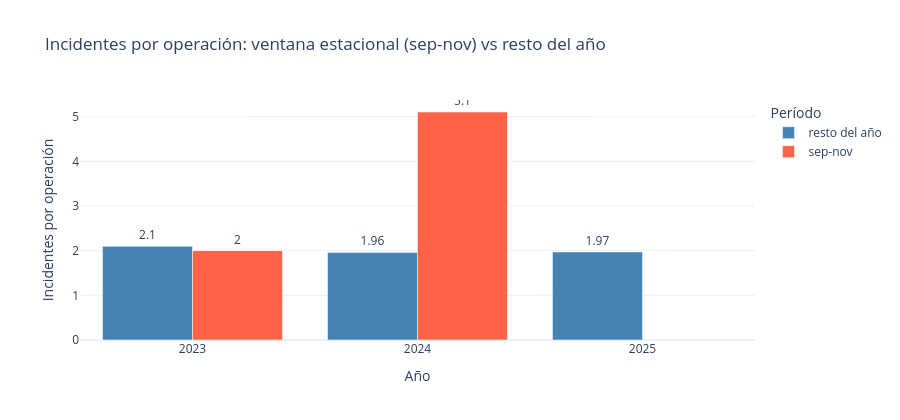
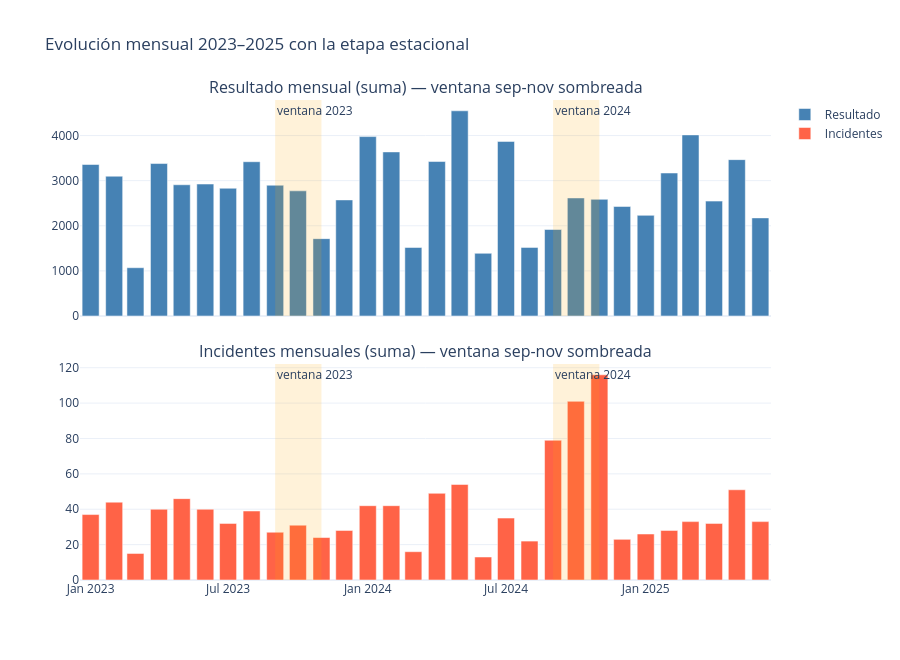

The notebook cell these images were saved under, in order:
### Markdown cell above
### <font color="#e391e3">Actividades 2 y 3 — ¿Qué conclusiones siguen siendo válidas y cuáles deben modificarse?</font>
<font color="#adc261">**Método:**</font> separar el efecto estacional del deterioro real con tres comparaciones:

1. <font color="#91b9e3">**Ventana sep–nov vs resto del año** (mismo año): si la ventana es estacional, se espera un comportamiento distinto al resto del año.</font>
2. <font color="#91b9e3">**Ventana sep–nov entre años (2023 vs 2024)**: si el patrón es *solo* estacional, la ventana debería comportarse **igual todos los años**. Si 2024 es peor que 2023 en la misma ventana, hay un agravamiento real que la estacionalidad no explica.</font>
3. <font color="#91b9e3">**Resto del año 2024 vs resto del año 2023**: si el deterioro fuera general, debería verse también fuera de la ventana.</font>
> <font color="#a091e3">**Limitación:** el dataset termina el 25/06/2025, por lo que no existe la ventana sep–nov 2025; la única comparación interanual posible de la ventana es contra **sep–nov 2023**.</font>

### Code cell
# ── Evidencia de la ventana estacional (Actividades 1–3) ──────────

def resumen_grupo(x, nombre):
    return pd.Series({
        "Grupo": nombre,
        "n": len(x),
        "Resultado total": round(x["Resultado"].sum(), 1),
        "Resultado prom.": round(x["Resultado"].mean(), 1),
        "Incidentes": int(x["Incidentes"].sum()),
        "Inc. por operación": round(x["Incidentes"].mean(), 2),
        "Eficiencia (Res/Hora)": round(x["Eficiencia_Hora"].mean(), 3),
        "Cumplimiento": round(x["Cumplimiento"].mean(), 3),
        "Calidad": round(x["Calidad"].mean(), 1),
    })

filas = []
for anio in sorted(datos["Año"].unique()):
    a = datos[datos["Año"] == anio]
    filas.append(resumen_grupo(a, f"{anio} — total"))
    v = a[a["Ventana"]]
    if len(v):
        filas.append(resumen_grupo(v, f"{anio} — sep-nov"))
    r = a[~a["Ventana"]]
    if len(r):
        filas.append(resumen_grupo(r, f"{anio} — resto"))

tabla_evidencia = pd.DataFrame(filas)
print("═" * 100)
print("TABLA 1 — Resumen por año, ventana sep-nov y resto del año")
print("═" * 100)
print(tabla_evidencia.to_string(index=False))

# Comparativa interanual de la ventana
v23 = datos[(datos["Año"] == 2023) & datos["Ventana"]]
v24 = datos[(datos["Año"] == 2024) & datos["Ventana"]]
comparativa = pd.DataFrame({
    "Indicador": ["n (operaciones)", "Resultado total", "Resultado prom.", "Incidentes",
                  "Inc. por operación", "Eficiencia (Res/Hora)", "Cumplimiento", "Calidad"],
    "sep-nov 2023": [len(v23), round(v23.Resultado.sum(), 1), round(v23.Resultado.mean(), 1),
                     int(v23.Incidentes.sum()), round(v23.Incidentes.mean(), 2),
                     round(v23.Eficiencia_Hora.mean(), 3), round(v23.Cumplimiento.mean(), 3),
                     round(v23.Calidad.mean(), 1)],
    "sep-nov 2024": [len(v24), round(v24.Resultado.sum(), 1), round(v24.Resultado.mean(), 1),
                     int(v24.Incidentes.sum()), round(v24.Incidentes.mean(), 2),
                     round(v24.Eficiencia_Hora.mean(), 3), round(v24.Cumplimiento.mean(), 3),
                     round(v24.Calidad.mean(), 1)],
})
print()
print("═" * 100)
print("TABLA 2 — Comparativa interanual de la ventana estacional (sep-nov)")
print("═" * 100)
print(comparativa.to_string(index=False))

# Detalle mensual de la ventana
detalle = datos[datos["Ventana"]].groupby(["Año", "Mes"]).agg(
    n=("ID", "count"),
    resultado=("Resultado", "sum"),
    incidentes=("Incidentes", "sum"),
    inc_por_op=("Incidentes", "mean"),
    eficiencia=("Eficiencia_Hora", "mean"),
).round(2)
print()
print("═" * 100)
print("TABLA 3 — Detalle mensual de la ventana (septiembre, octubre, noviembre)")
print("═" * 100)
print(detalle.to_string())

# Peso de la ventana dentro de cada año
print()
print("═" * 100)
print("Peso de la ventana sep-nov dentro de cada año")
print("═" * 100)
for anio in [2023, 2024]:
    a = datos[datos["Año"] == anio]
    v = a[a["Ventana"]]
    print(f"{anio}: ventana = {len(v)}/{len(a)} operaciones ({len(v) / len(a) * 100:.0f}%) | "
          f"incidentes {v.Incidentes.sum()}/{a.Incidentes.sum()} ({v.Incidentes.sum() / a.Incidentes.sum() * 100:.0f}%) | "
          f"resultado {v.Resultado.sum() / a.Resultado.sum() * 100:.0f}% del total anual")

# Incidentes por operación por mes en 2024 (¿el pico se contiene en sep-nov?)
incop_2024 = datos[datos["Año"] == 2024].groupby("Mes")["Incidentes"].mean().round(2)
print()
print("═" * 100)
print("2024 — incidentes por operación por mes (¿el pico se contiene en sep–nov?)")
print("═" * 100)
print(incop_2024.to_string())

# Ventana por Unidad y Región
print()
print("═" * 100)
print("Ventana sep-nov por Unidad (2023 vs 2024)")
print("═" * 100)
print(datos[datos["Ventana"]].groupby(["Año", "Unidad"]).agg(
    n=("ID", "count"), incidentes=("Incidentes", "sum"), inc_por_op=("Incidentes", "mean")
).round(2).to_string())
print()
print("Ventana sep-nov por Región (2023 vs 2024)")
print(datos[datos["Ventana"]].groupby(["Año", "Region"]).agg(
    n=("ID", "count"), incidentes=("Incidentes", "sum"), inc_por_op=("Incidentes", "mean")
).round(2).to_string())

# Estabilidad de las relaciones dentro de la ventana
c_ventana = datos[datos["Ventana"]][["Actividad", "Resultado", "Incidentes", "Calidad"]].corr()
print()
print("═" * 100)
print("Correlaciones dentro de la ventana estacional (todos los años)")
print("═" * 100)
print("r(Actividad, Resultado):", round(c_ventana.loc["Actividad", "Resultado"], 2))
print("r(Incidentes, Resultado):", round(c_ventana.loc["Incidentes", "Resultado"], 2))

# ── Gráficos ───────────────────────────────────────────────────────
# 1) Incidentes por operación: ventana vs resto del año
inc_por_grupo = datos.groupby(["Año", "Ventana"])["Incidentes"].mean().reset_index()
inc_por_grupo["Etiqueta"] = np.where(inc_por_grupo["Ventana"], "sep-nov", "resto del año")

fig1 = px.bar(
    inc_por_grupo, x="Año", y="Incidentes", color="Etiqueta", barmode="group",
    labels={"Año": "Año", "Incidentes": "Incidentes por operación", "Etiqueta": "Período"},
    title="Incidentes por operación: ventana estacional (sep-nov) vs resto del año",
    color_discrete_map={"sep-nov": "tomato", "resto del año": "steelblue"},
    text=inc_por_grupo["Incidentes"].round(2),
)
fig1.update_traces(textposition="outside")
fig1.update_layout(height=420)
fig1.show()

# 2) Resultado e incidentes mensuales con la ventana estacional sombreada
mensual = datos.groupby(datos["Fecha"].dt.to_period("M")).agg(
    resultado=("Resultado", "sum"), incidentes=("Incidentes", "sum")
)
mensual.index = mensual.index.astype(str)

fig2 = make_subplots(rows=2, cols=1, shared_xaxes=True,
                     subplot_titles=("Resultado mensual (suma) — ventana sep-nov sombreada",
                                     "Incidentes mensuales (suma) — ventana sep-nov sombreada"),
                     vertical_spacing=0.10)
fig2.add_trace(go.Bar(x=mensual.index, y=mensual["resultado"], name="Resultado",
                      marker_color="steelblue"), row=1, col=1)
fig2.add_trace(go.Bar(x=mensual.index, y=mensual["incidentes"], name="Incidentes",
                      marker_color="tomato"), row=2, col=1)
for anio in [2023, 2024]:
    fig2.add_vrect(x0=f"{anio}-09", x1=f"{anio}-11", fillcolor="orange", opacity=0.15,
                   line_width=0, annotation_text=f"ventana {anio}",
                   annotation_position="top left", row="all")
fig2.update_layout(height=660, title="Evolución mensual 2023–2025 con la etapa estacional")
fig2.show()

### Figure 1 — Plotly figure (JSON) as saved in the notebook; plotly's stock layout.template omitted (floating-point values rounded to 4 significant figures)
{"data": [{"alignmentgroup": "True", "hovertemplate": "Período=resto del año<br>Año=%{x}<br>Incidentes por operación=%{y}<br>text=%{text}<extra></extra>", "legendgroup": "resto del año", "marker": {"color": "steelblue", "pattern": {"shape": ""}}, "name": "resto del año", "offsetgroup": "resto del año", "orientation": "v", "showlegend": true, "text": [2.1, 1.96, 1.97], "textposition": "outside", "type": "bar", "x": [2023, 2024, 2025], "xaxis": "x", "y": [2.098, 1.96, 1.971], "yaxis": "y"}, {"alignmentgroup": "True", "hovertemplate": "Período=sep-nov<br>Año=%{x}<br>Incidentes por operación=%{y}<br>text=%{text}<extra></extra>", "legendgroup": "sep-nov", "marker": {"color": "tomato", "pattern": {"shape": ""}}, "name": "sep-nov", "offsetgroup": "sep-nov", "orientation": "v", "showlegend": true, "text": [2.0, 5.1], "textposition": "outside", "type": "bar", "x": [2023, 2024], "xaxis": "x", "y": [2.0, 5.103], "yaxis": "y"}], "layout": {"barmode": "group", "height": 420, "legend": {"title": {"text": "Período"}, "tracegroupgap": 0}, "title": {"text": "Incidentes por operación: ventana estacional (sep-nov) vs resto del año"}, "xaxis": {"anchor": "y", "domain": [0, 1], "title": {"text": "Año"}}, "yaxis": {"anchor": "x", "domain": [0, 1], "title": {"text": "Incidentes por operación"}}}}

### Figure 2 — Plotly figure (JSON) as saved in the notebook; plotly's stock layout.template omitted (floating-point values rounded to 4 significant figures)
{"data": [{"marker": {"color": "steelblue"}, "name": "Resultado", "type": "bar", "x": ["2023-01", "2023-02", "2023-03", "2023-04", "2023-05", "2023-06", "2023-07", "2023-08", "2023-09", "2023-10", "2023-11", "2023-12", "2024-01", "2024-02", "2024-03", "2024-04", "2024-05", "2024-06", "2024-07", "2024-08", "2024-09", "2024-10", "2024-11", "2024-12", "2025-01", "2025-02", "2025-03", "2025-04", "2025-05", "2025-06"], "xaxis": "x", "y": [3358.0, 3098.0, 1070.0, 3379.0, 2909.0, 2925.0, 2832.0, 3419.0, 2898.0, 2774.0, 1715.0, 2573.0, 3976.0, 3637.0, 1519.0, 3424.0, 4548.0, 1389.0, 3869.0, 1521.0, 1917.0, 2616.0, 2586.0, 2428.0, 2230.0, 3169.0, 4014.0, 2546.0, 3466.0, 2175.0], "yaxis": "y"}, {"marker": {"color": "tomato"}, "name": "Incidentes", "type": "bar", "x": ["2023-01", "2023-02", "2023-03", "2023-04", "2023-05", "2023-06", "2023-07", "2023-08", "2023-09", "2023-10", "2023-11", "2023-12", "2024-01", "2024-02", "2024-03", "2024-04", "2024-05", "2024-06", "2024-07", "2024-08", "2024-09", "2024-10", "2024-11", "2024-12", "2025-01", "2025-02", "2025-03", "2025-04", "2025-05", "2025-06"], "xaxis": "x2", "y": [37, 44, 15, 40, 46, 40, 32, 39, 27, 31, 24, 28, 42, 42, 16, 49, 54, 13, 35, 22, 79, 101, 116, 23, 26, 28, 33, 32, 51, 33], "yaxis": "y2"}], "layout": {"annotations": [{"font": {"size": 16}, "showarrow": false, "text": "Resultado mensual (suma) — ventana sep-nov sombreada", "x": 0.5, "xanchor": "center", "xref": "paper", "y": 1, "yanchor": "bottom", "yref": "paper"}, {"font": {"size": 16}, "showarrow": false, "text": "Incidentes mensuales (suma) — ventana sep-nov sombreada", "x": 0.5, "xanchor": "center", "xref": "paper", "y": 0.45, "yanchor": "bottom", "yref": "paper"}, {"showarrow": false, "text": "ventana 2023", "x": "2023-09", "xanchor": "left", "xref": "x", "y": 1, "yanchor": "top", "yref": "y domain"}, {"showarrow": false, "text": "ventana 2023", "x": "2023-09", "xanchor": "left", "xref": "x2", "y": 1, "yanchor": "top", "yref": "y2 domain"}, {"showarrow": false, "text": "ventana 2024", "x": "2024-09", "xanchor": "left", "xref": "x", "y": 1, "yanchor": "top", "yref": "y domain"}, {"showarrow": false, "text": "ventana 2024", "x": "2024-09", "xanchor": "left", "xref": "x2", "y": 1, "yanchor": "top", "yref": "y2 domain"}], "height": 660, "shapes": [{"fillcolor": "orange", "line": {"width": 0}, "opacity": 0.15, "type": "rect", "x0": "2023-09", "x1": "2023-11", "xref": "x", "y0": 0, "y1": 1, "yref": "y domain"}, {"fillcolor": "orange", "line": {"width": 0}, "opacity": 0.15, "type": "rect", "x0": "2023-09", "x1": "2023-11", "xref": "x2", "y0": 0, "y1": 1, "yref": "y2 domain"}, {"fillcolor": "orange", "line": {"width": 0}, "opacity": 0.15, "type": "rect", "x0": "2024-09", "x1": "2024-11", "xref": "x", "y0": 0, "y1": 1, "yref": "y domain"}, {"fillcolor": "orange", "line": {"width": 0}, "opacity": 0.15, "type": "rect", "x0": "2024-09", "x1": "2024-11", "xref": "x2", "y0": 0, "y1": 1, "yref": "y2 domain"}], "title": {"text": "Evolución mensual 2023–2025 con la etapa estacional"}, "xaxis": {"anchor": "y", "domain": [0, 1], "matches": "x2", "showticklabels": false}, "xaxis2": {"anchor": "y2", "domain": [0, 1]}, "yaxis": {"anchor": "x", "domain": [0.55, 1]}, "yaxis2": {"anchor": "x2", "domain": [0, 0.45]}}}
